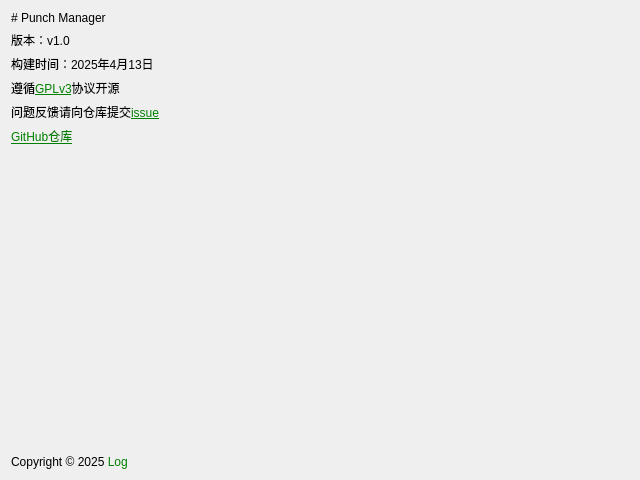
<?xml version="1.0" encoding="UTF-8"?>
<ui version="4.0">
 <class>Form</class>
 <widget class="QWidget" name="Form">
  <property name="geometry">
   <rect>
    <x>0</x>
    <y>0</y>
    <width>640</width>
    <height>480</height>
   </rect>
  </property>
  <property name="windowTitle">
   <string>Form</string>
  </property>
  <layout class="QGridLayout" name="gridLayout">
   <item row="3" column="0">
    <widget class="QLabel" name="label_5">
     <property name="text">
      <string>遵循&lt;a href=&quot;https://www.gnu.org/licenses/gpl-3.0.en.html&quot; style=&quot;color: green;&quot;&gt;GPLv3&lt;/a&gt;协议开源</string>
     </property>
    </widget>
   </item>
   <item row="0" column="0">
    <widget class="QLabel" name="label">
     <property name="text">
      <string># Punch Manager</string>
     </property>
     <property name="textFormat">
      <enum>Qt::MarkdownText</enum>
     </property>
    </widget>
   </item>
   <item row="1" column="0">
    <widget class="QLabel" name="label_2">
     <property name="text">
      <string>版本：v1.0</string>
     </property>
    </widget>
   </item>
   <item row="4" column="0">
    <widget class="QLabel" name="label_6">
     <property name="text">
      <string>问题反馈请向仓库提交&lt;a href=&quot;https://github.com/Return-Log/Punch-Manager/issues/new&quot; style=&quot;color: green;&quot;&gt;issue&lt;/a&gt;</string>
     </property>
    </widget>
   </item>
   <item row="7" column="0">
    <widget class="QLabel" name="label_7">
     <property name="text">
      <string>Copyright &amp;copy; 2025 &lt;a href=&quot;https://github.com/Return-Log&quot; style=&quot;color: green; text-decoration: none;&quot;&gt;Log&lt;/a&gt;</string>
     </property>
     <property name="textInteractionFlags">
      <set>Qt::LinksAccessibleByKeyboard|Qt::LinksAccessibleByMouse</set>
     </property>
    </widget>
   </item>
   <item row="6" column="0">
    <spacer name="verticalSpacer">
     <property name="orientation">
      <enum>Qt::Vertical</enum>
     </property>
     <property name="sizeHint" stdset="0">
      <size>
       <width>20</width>
       <height>40</height>
      </size>
     </property>
    </spacer>
   </item>
   <item row="2" column="0">
    <widget class="QLabel" name="label_3">
     <property name="text">
      <string>构建时间：2025年4月13日</string>
     </property>
    </widget>
   </item>
   <item row="5" column="0">
    <widget class="QLabel" name="label_4">
     <property name="text">
      <string>&lt;a href=&quot;https://github.com/Return-Log/Punch-Manager&quot; style=&quot;color: green;&quot;&gt;GitHub仓库&lt;/a&gt;</string>
     </property>
    </widget>
   </item>
   <item row="7" column="1">
    <widget class="QLabel" name="label_8">
     <property name="sizePolicy">
      <sizepolicy hsizetype="Maximum" vsizetype="Preferred">
       <horstretch>0</horstretch>
       <verstretch>0</verstretch>
      </sizepolicy>
     </property>
     <property name="text">
      <string/>
     </property>
     <property name="pixmap">
      <pixmap>icon/gplv3-with-text-136x68.png</pixmap>
     </property>
    </widget>
   </item>
  </layout>
 </widget>
 <resources/>
 <connections/>
</ui>
